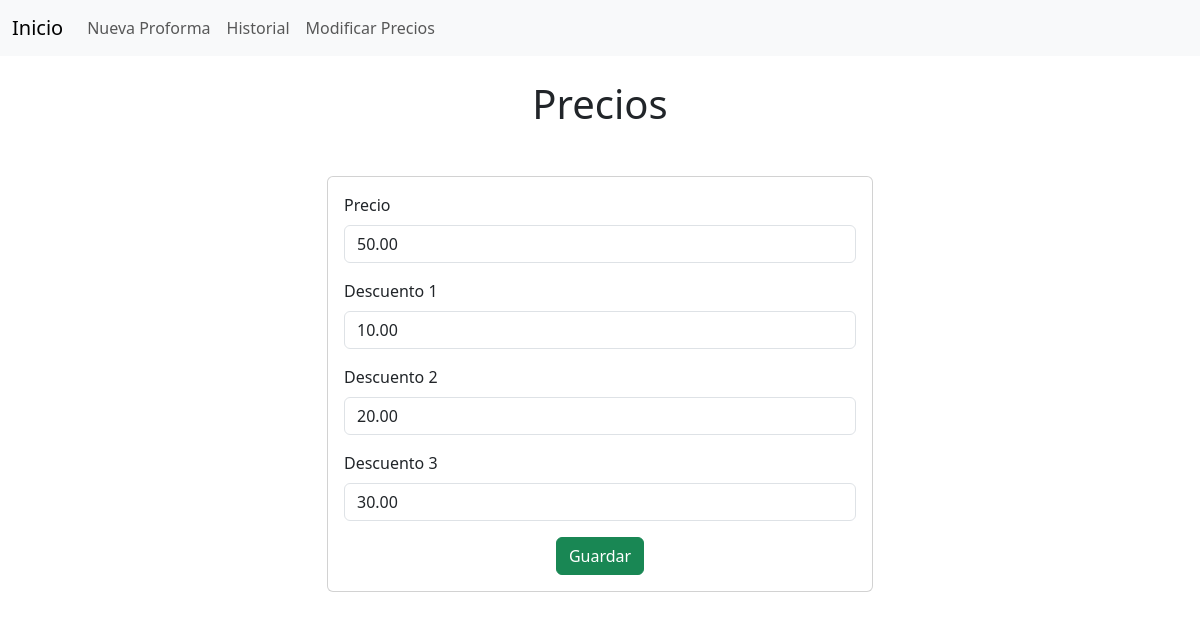
Page /precios.php on the committed database.
### tables this page shows
CREATE TABLE `precios` (
  `id` int(11) NOT NULL,
  `precio` decimal(12,2) NOT NULL,
  `descuento_1` decimal(8,2) NOT NULL DEFAULT 0.00,
  `descuento_2` decimal(8,2) NOT NULL DEFAULT 0.00,
  `descuento_3` decimal(8,2) NOT NULL DEFAULT 0.00,
  `created_at` timestamp NOT NULL DEFAULT current_timestamp()
);

### public/precios.php (the view, shortened to what this page needs)
<?php
try {
    $pdo = get_pdo_connection();
    $stmt = $pdo->prepare('SELECT * FROM precios LIMIT 1');
    $stmt->execute();
    $precio = $stmt->fetch(PDO::FETCH_ASSOC);
} catch (PDOException $e) {
    echo "Error fetching records: " . $e->getMessage();
}
?>
<!doctype html>
<html lang="en">
<head>
  <link rel="stylesheet" href="../CSS/bootstrap-5.3.8-dist/css/bootstrap.min.css">
</head>
<body>
<?php include 'nav.php'; ?>
<div class="container py-4">
  <div class="mb-3">
    <h1 class="mb-4 text-center">Precios</h1>
  </div>
<div class="container py-4 d-flex justify-content-center">
<div class="card mb-3 col-lg-6 col-md-12 col-sm-12">
    <div class="card-body">
      <form id="precioForm">
        <div class="mb-3">
          <label for="precio" class="form-label">Precio</label>
          <input type="text" class="form-control" id="precio" name="precio" value="<?php echo htmlspecialchars($precio['precio'] ?? ''); ?>">
        </div>
        <div class="mb-3">
          <label for="descuento1" class="form-label">Descuento 1</label>
          <input type="text" class="form-control" id="descuento1" name="descuento1" value="<?php echo htmlspecialchars($precio['descuento_1'] ?? ''); ?>">
        </div>
        <div class="mb-3">
          <label for="descuento2" class="form-label">Descuento 2</label>
          <input type="text" class="form-control" id="descuento2" name="descuento2" value="<?php echo htmlspecialchars($precio['descuento_2'] ?? ''); ?>">
        </div>
        <div class="mb-3">
          <label for="descuento3" class="form-label">Descuento 3</label>
          <input type="text" class="form-control" id="descuento3" name="descuento3" value="<?php echo htmlspecialchars($precio['descuento_3'] ?? ''); ?>">
        </div>
        <div class="d-flex justify-content-center"><button id="guardarPrecio" type="submit" class="btn btn-success">Guardar</button></div>
      </form>
    </div>
  </div>
</div>
</div>
</body>
</html>

### rows in the picture
precios: precio "50.00", descuento1 "10.00", descuento2 "20.00", descuento3 "30.00"
